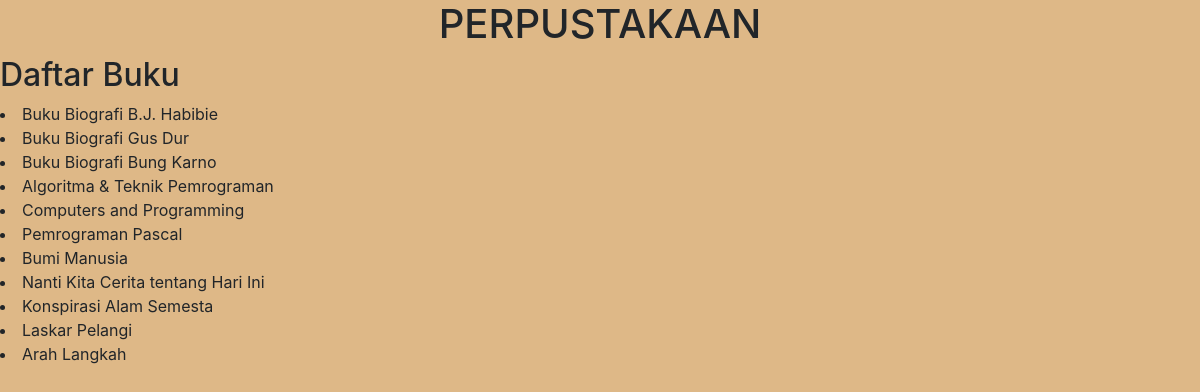
Page /buku/ on the committed database.
### perpustakaan/models.py (models this page shows, shortened)
class Buku(models.Model):
    judul = models.CharField(max_length=50)
    penulis = models.CharField(max_length=40)
    penerbit = models.CharField(max_length=40)
    jumlah = models.IntegerField(null=True)
    kelompok_id = models.ForeignKey(Kelompok, on_delete=models.CASCADE, null=True)

### perpustakaan/views.py (the view)
# urls.py: path('buku/', buku),
def buku(request):
    books = Buku.objects.all()
    konteks = {
        'books': books,
    }
    return render(request, 'buku.html', konteks)

### perpustakaan/templates/buku.html (shortened to what this page needs)
{% extends 'base.html' %}
{% block content %}
    <h2>Daftar Buku</h2>
    {% for buku in books %}
    <li>{{buku.judul}}</li>
    {% endfor %}
{% endblock %}

### templates/base.html (shortened to what this page needs)
{% load static %}
<!DOCTYPE html>
<html lang="en">
<head>
    <link rel="stylesheet" href="{% static 'css/bootstrap.min.css' %}">
    <link rel="stylesheet" href="{% static 'css/style.css' %}">
</head>
<body>
    {% include 'judul.html' %}
    {% block content %}
    {% endblock %}
</body>
</html>

### templates/judul.html
<center>
    <h1>PERPUSTAKAAN</h1>
</center>

### static/css/style.css (style rules this page uses)
body { background-color: burlywood; }

### rows in the picture
Buku: judul "Buku Biografi B.J. Habibie"
Buku: judul "Buku Biografi Gus Dur"
Buku: judul "Buku Biografi Bung Karno"
Buku: judul "Algoritma & Teknik Pemrograman"
Buku: judul "Computers and Programming"
Buku: judul "Pemrograman Pascal"
Buku: judul "Bumi Manusia"
Buku: judul "Nanti Kita Cerita tentang Hari Ini"
Buku: judul "Konspirasi Alam Semesta"
Buku: judul "Laskar Pelangi"
Buku: judul "Arah Langkah"
